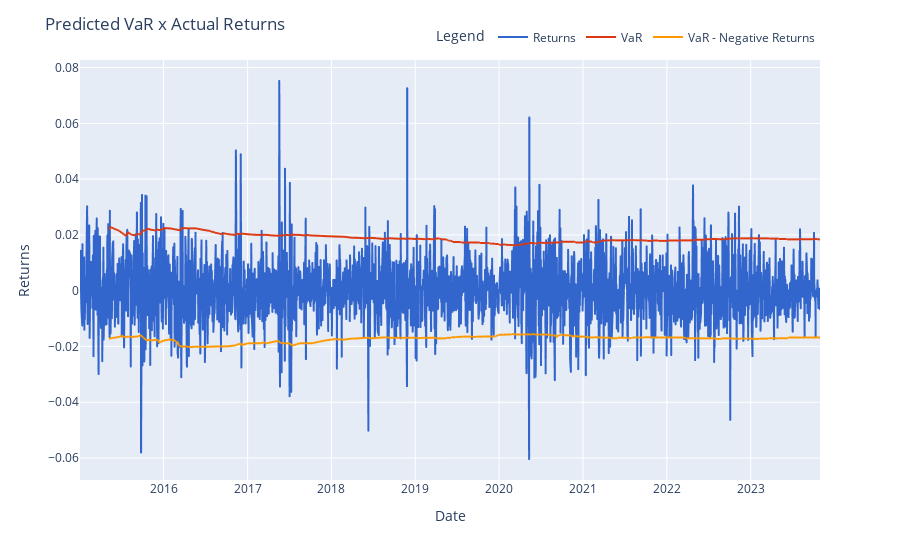
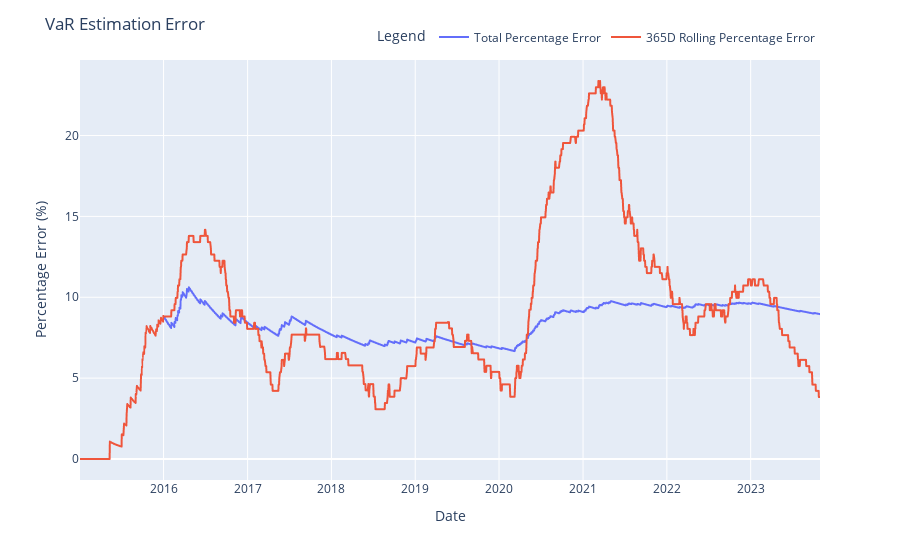

Source (notebook cell) for these figures, in order:
### Code cell
historical_var = calculate_historical_var(returns, window=1095, min_periods=90, percentile=0.95)

### Figure 1 — Plotly figure (JSON) as saved in the notebook; plotly's stock layout.template omitted (floating-point values rounded to 4 significant figures; data arrays with more than 128 entries replaced by an {"elided": "..."} marker saying what was removed)
{"data": [{"hovertemplate": "variable=Returns<br>Date=%{x}<br>value=%{y}<extra></extra>", "legendgroup": "Returns", "line": {"color": "#3366CC", "dash": "solid"}, "marker": {"symbol": "circle"}, "mode": "lines", "name": "Returns", "showlegend": true, "type": "scattergl", "x": {"elided": "2299 str values"}, "xaxis": "x", "y": {"elided": "2299 float values"}, "yaxis": "y"}, {"hovertemplate": "variable=VaR<br>Date=%{x}<br>value=%{y}<extra></extra>", "legendgroup": "VaR", "line": {"color": "#DC3912", "dash": "solid"}, "marker": {"symbol": "circle"}, "mode": "lines", "name": "VaR", "showlegend": true, "type": "scattergl", "x": {"elided": "2299 str values"}, "xaxis": "x", "y": {"elided": "2299 float values"}, "yaxis": "y"}, {"hovertemplate": "variable=VaR - Negative Returns<br>Date=%{x}<br>value=%{y}<extra></extra>", "legendgroup": "VaR - Negative Returns", "line": {"color": "#FF9900", "dash": "solid"}, "marker": {"symbol": "circle"}, "mode": "lines", "name": "VaR - Negative Returns", "showlegend": true, "type": "scattergl", "x": {"elided": "2299 str values"}, "xaxis": "x", "y": {"elided": "2299 float values"}, "yaxis": "y"}], "layout": {"legend": {"orientation": "h", "title": {"text": "Legend"}, "tracegroupgap": 0, "x": 1, "xanchor": "right", "y": 1.02, "yanchor": "bottom"}, "margin": {"t": 60}, "title": {"text": "Predicted VaR x Actual Returns"}, "width": 900, "xaxis": {"anchor": "y", "domain": [0, 1], "title": {"text": "Date"}}, "yaxis": {"anchor": "x", "domain": [0, 1], "title": {"text": "Returns"}}}}

### Figure 2 — Plotly figure (JSON) as saved in the notebook; plotly's stock layout.template omitted (floating-point values rounded to 4 significant figures; data arrays with more than 128 entries replaced by an {"elided": "..."} marker saying what was removed)
{"data": [{"hovertemplate": "variable=Total Percentage Error<br>Date=%{x}<br>value=%{y}<extra></extra>", "legendgroup": "Total Percentage Error", "line": {"color": "#636efa", "dash": "solid"}, "marker": {"symbol": "circle"}, "mode": "lines", "name": "Total Percentage Error", "showlegend": true, "type": "scattergl", "x": {"elided": "2299 str values"}, "xaxis": "x", "y": {"elided": "2299 float values"}, "yaxis": "y"}, {"hovertemplate": "variable=365D Rolling Percentage Error<br>Date=%{x}<br>value=%{y}<extra></extra>", "legendgroup": "365D Rolling Percentage Error", "line": {"color": "#EF553B", "dash": "solid"}, "marker": {"symbol": "circle"}, "mode": "lines", "name": "365D Rolling Percentage Error", "showlegend": true, "type": "scattergl", "x": {"elided": "2299 str values"}, "xaxis": "x", "y": {"elided": "2299 float values"}, "yaxis": "y"}], "layout": {"legend": {"orientation": "h", "title": {"text": "Legend"}, "tracegroupgap": 0, "x": 1, "xanchor": "right", "y": 1.02, "yanchor": "bottom"}, "margin": {"t": 60}, "title": {"text": "VaR Estimation Error"}, "width": 900, "xaxis": {"anchor": "y", "domain": [0, 1], "title": {"text": "Date"}}, "yaxis": {"anchor": "x", "domain": [0, 1], "title": {"text": "Percentage Error (%)"}}}}
